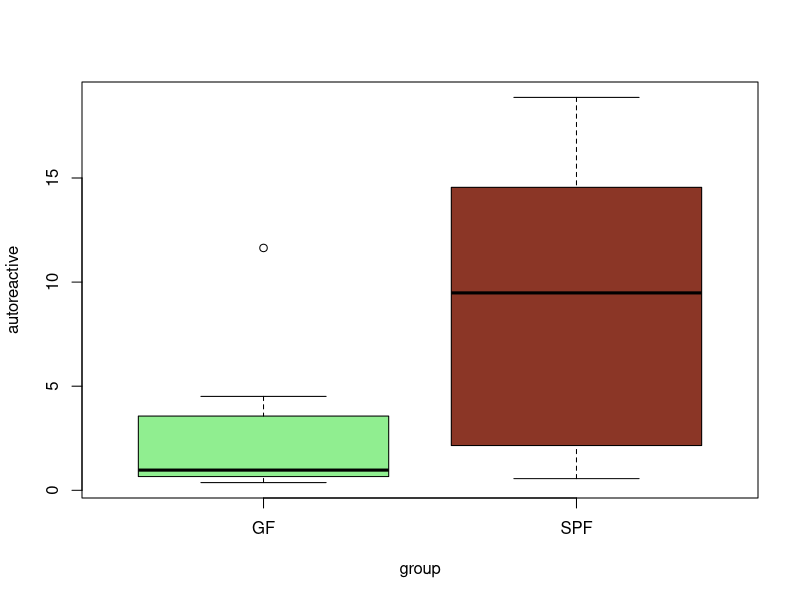
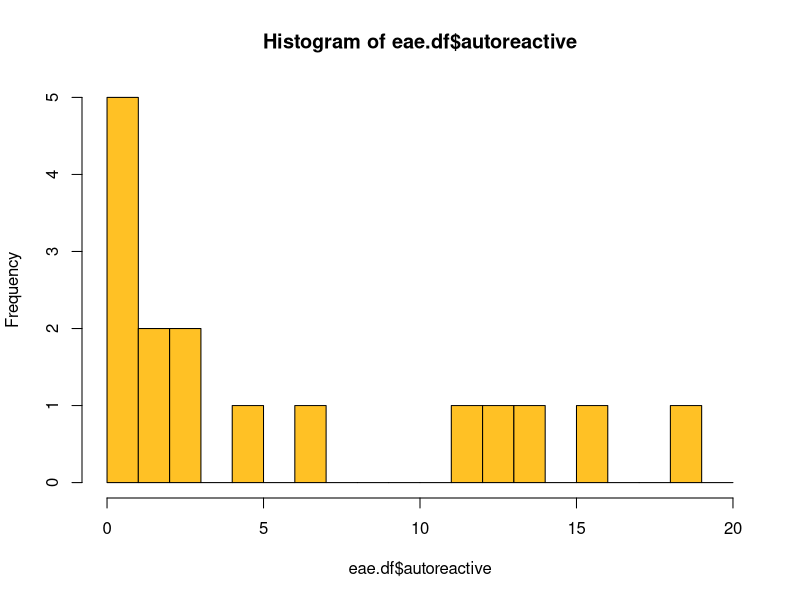
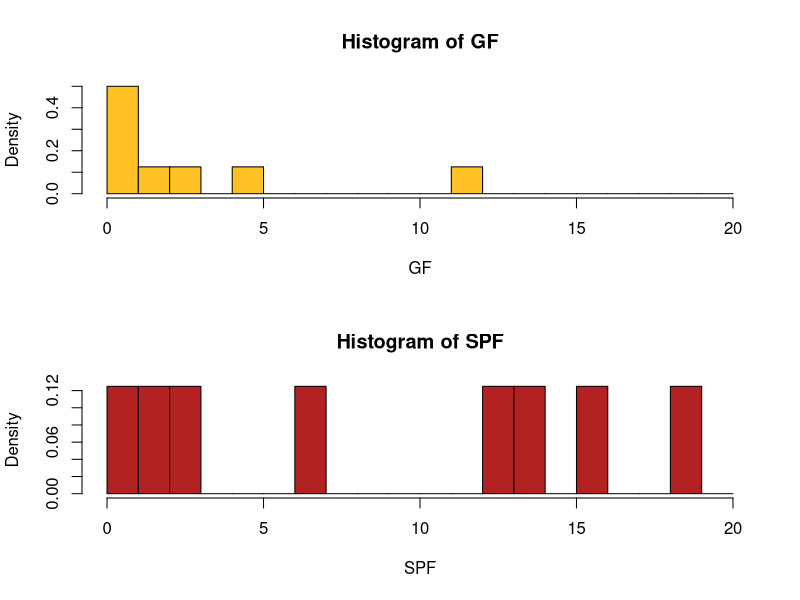
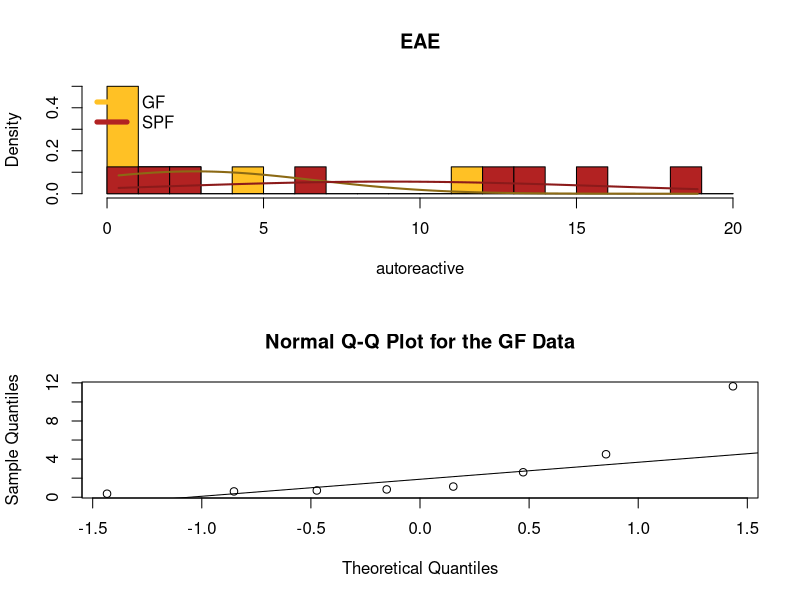
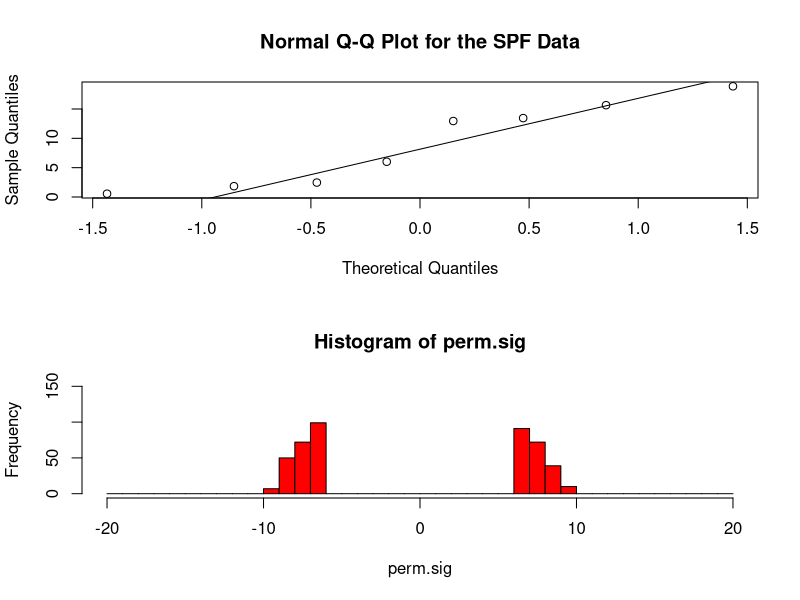
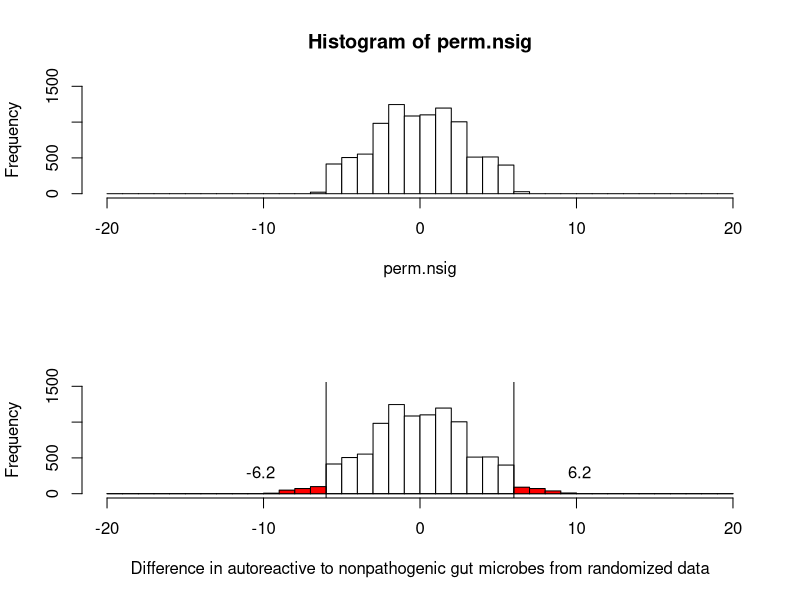

Here is the R script that generated these plots, in order:
## ---- chunk 1
eae.df <- read.csv("eae.csv", stringsAsFactors = T)
eae.df
## ---- chunk 2
boxplot(autoreactive~group,data = eae.df,col=c("lightgreen", "tomato4"))
## ---- chunk 3
GF<-eae.df$autoreactive[eae.df$group=="GF"]
SPF<-eae.df$autoreactive[eae.df$group=="SPF"]
## ---- chunk 4
hist(eae.df$autoreactive,col = "goldenrod1",breaks = 0:20)
## ---- chunk 5
par(mfrow = c(2, 1))
hist(GF, col = "goldenrod1", breaks = 0:20, freq = F)
hist(SPF, col = "firebrick", breaks = 0:20, freq = F)
## ---- chunk 6
autoreactive.min<-min(eae.df$autoreactive)
autoreactive.max<-max(eae.df$autoreactive)
autoreactive.range<-seq(from=autoreactive.min,to=autoreactive.max,by=0.1)

GF.norm<-dnorm(autoreactive.range,mean = mean(GF),sd=sd(GF))
SPF.norm<-dnorm(autoreactive.range,mean = mean(SPF),sd=sd(SPF))
## ---- chunk 7
hist(GF, col = "goldenrod1", breaks = 0:20, freq = F, main = "EAE", xlab = "autoreactive")
hist(SPF, col = "firebrick", breaks = 0:20, freq = F, add = T)
lines(autoreactive.range, GF.norm, col = "goldenrod4", lwd = 2,)
lines(autoreactive.range, SPF.norm, col = "firebrick4", lwd = 2,)
legend("topleft", legend = c("GF", "SPF"), col = c("goldenrod1", "firebrick"), lty = 1, lwd = 5, bty = "n")
## ---- chunk 8
qqnorm(GF, main = "Normal Q-Q Plot for the GF Data")
qqline(GF)
## ---- chunk 9
qqnorm(SPF, main = "Normal Q-Q Plot for the SPF Data")
qqline(SPF)
## ---- chunk 10
shapiro.test(GF)
shapiro.test(SPF)
## ---- chunk 11
eae.t <- t.test(autoreactive ~ group, data = eae.df, alternative = "two.sided", var.equal = T)
eae.t
## ---- chunk 12
t.test(autoreactive ~ group, data = eae.df)
## ---- chunk 13
eae.mean <- mean(SPF) - mean(GF)
eae.mean
## ---- chunk 14
perm <- double(0)
## ---- chunk 15
p <- sample(eae.df$autoreactive)
p.GF <- p[1:length(GF)]
p.SPF <- p[length(GF):length(p)]
p.GF
p.SPF
## ---- chunk 16
p.mu <- mean(p.SPF) - mean(p.GF)
p.mu
## ---- chunk 17
N <- 10e3 
perm <- double(0)
for(i in 1:N){
  p <- sample(eae.df$autoreactive,length(eae.df$autoreactive),replace = F)
 p.GF <- p[1:length(GF)]
 p.SPF <- p[(length(GF)+1):length(p)]
 p.mu <- mean(p.GF) - mean(p.SPF)
 perm <- c(perm, p.mu)
}
## ---- chunk 18
eae.mean.abs <- abs(eae.mean)
eae.mean.abs
## ---- chunk 19
perm.sig <- perm[perm < -eae.mean.abs | perm > eae.mean.abs]
perm.sig.n <- length(perm.sig)
perm.sig.n
## ---- chunk 20
perm.nsig <- perm[!(perm < -eae.mean.abs | perm > eae.mean.abs)]
perm.nsig.n <- length(perm.nsig)
perm.nsig.n
## ---- chunk 21
perm.nsig.n + perm.sig.n == N
## ---- chunk 22
p.pval <- perm.sig.n / length(perm)
p.pval
## ---- chunk 23
hist(perm.sig, breaks = -20:20, col = "red", ylim =c(0,150 ))
## ---- chunk 24
hist(perm.nsig, breaks = -20:20, col = "white",ylim = c(0,1500))
## ---- chunk 25
hist(perm.nsig, breaks = -20:20, col = "white", main = "", xlab = "Difference in autoreactive to nonpathogenic gut microbes from randomized data", ylim = c(0,1500))
hist(perm.sig, breaks = -20:20, col = "red", add = T)

#Two vertical lines at +/- eae.mean
abline(v = -round(eae.mean.abs, 0))
abline(v = round(eae.mean.abs, 0))

#Two labels with the +/- eae.mean
text(-round(eae.mean.abs, 1) - 4, 300, sprintf('%.1f', -eae.mean.abs))
text(round(eae.mean.abs, 1) + 4, 300, sprintf('%.1f', eae.mean.abs))
